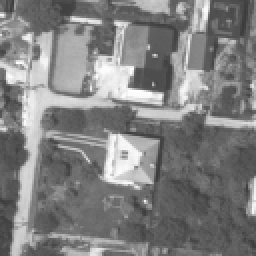
#> input picture Fourier/obrazy_Mellin/domek_s60.pgm, 128 x 128 px (shown 2 times larger)
$ python fourier_logpol.py
#> lines starting #> are read from the running program, lines starting #| are printed output that depends on the picture; after the words box and inside, x2 and y2 are one past the last pixel; in counts of white or black regions, pixels touching at a corner belong together
import matplotlib.pyplot as plt
import cv2
import numpy as np


def hanning2D(n):
    h = np.hanning(n)
    return np.sqrt(np.outer(h,h))


def highpassFilter(size):
    rows = np.cos(np.pi*np.matrix([-0.5 + x/(size[0]-1) for x in range (size[0])]))
    cols = np.cos(np.pi*np.matrix([-0.5 + x/(size[1]-1) for x in range(size[1])]))
    X = np.outer(rows,cols)
    return (1.0 - X)*(2.0 - X)


pattern_raw = cv2.imread('obrazy_Mellin/domek_s60.pgm')
#> pattern_raw is the input picture: shape (128, 128, 3); min 59, max 255, mean 128
pattern_raw = cv2.cvtColor(pattern_raw, cv2.COLOR_RGB2GRAY)
#> pattern_raw: shape (128, 128)

I = cv2.imread('obrazy_Mellin/domek_r30.pgm')
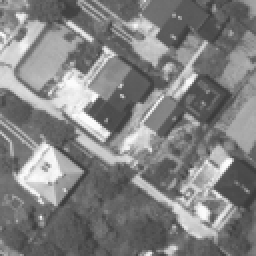
#> input picture Fourier/obrazy_Mellin/domek_r30.pgm, 128 x 128 px (shown 2 times larger)
#> I is the input picture: shape (128, 128, 3); min 59, max 255, mean 129.2
I = cv2.imread('obrazy_Mellin/domek_r60.pgm')
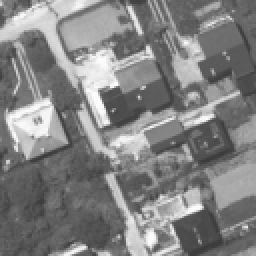
#> input picture Fourier/obrazy_Mellin/domek_r60.pgm, 128 x 128 px (shown 2 times larger)
#> I is the input picture: shape (128, 128, 3); min 59, max 255, mean 130
I = cv2.cvtColor(I, cv2.COLOR_RGB2GRAY)
#> I: shape (128, 128)

pattern_hanning = hanning2D(pattern_raw.shape[0])
pattern = pattern_raw*pattern_hanning
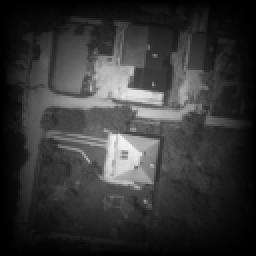
#> pattern: shape (128, 128) float64 (shown 2 times larger); min 0, max 245.2, mean 54.3

#uzupelnienie zerami
small_pattern = pattern
pattern = np.zeros(I.shape)
pattern[0:small_pattern.shape[0], 0:small_pattern.shape[1]] = small_pattern


pattern_fft = np.fft.fft2(pattern)
image_fft = np.fft.fft2(I)
image_fft = np.fft.fftshift(image_fft)
pattern_fft = np.fft.fftshift(pattern_fft)

filter_pattern = highpassFilter(pattern_fft.shape)
filter_image = highpassFilter(image_fft.shape)


filtered_pattern = filter_pattern*np.abs(pattern_fft)
filtered_image = filter_image*np.abs(image_fft)
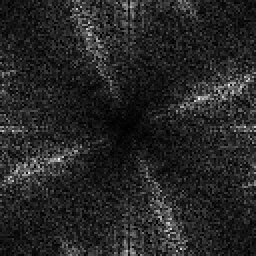
#> filtered_image: shape (128, 128) float64 (shown 2 times larger); min 12.59, max 6945.3, mean 1049.4; drawn with min black and max white


#logPolar
size = filtered_image.shape
#> size = (128, 128)
M = filtered_image.shape[0]/np.log(filtered_image.shape[0]//2)
#> M = 30.78
center = (size[0]/2, size[1]/2)
#> center = (64, 64)
logPolar_image = cv2.logPolar(filtered_image, center, M, flags= cv2.INTER_LINEAR + cv2.WARP_FILL_OUTLIERS)

size = filtered_pattern.shape
M = filtered_pattern.shape[0]/np.log(filtered_pattern.shape[0]//2)
center = (size[0]/2, size[1]/2)
logPolar_pattern = cv2.logPolar(filtered_pattern, center, M, flags= cv2.INTER_LINEAR + cv2.WARP_FILL_OUTLIERS)


pattern_fft = np.fft.fft2(logPolar_pattern)
image_fft = np.fft.fft2(logPolar_image)
R = np.conj(pattern_fft)*image_fft/np.abs(np.conj(pattern_fft)*image_fft)
cor = np.abs(np.fft.ifft2(R))


angle_coordinates, logr_coordinates = np.unravel_index(np.argmax(cor), cor.shape)
#> angle_coordinates = 21; logr_coordinates = 0

print(logPolar_image.shape)
#| (128, 128)
print(logPolar_pattern.shape)
#| (128, 128)

size_logr = logPolar_pattern.shape[0]
#> size_logr = 128

if logr_coordinates >  size_logr//2:
    wyk1 = size_logr-logr_coordinates
else:
    wyk1 = -logr_coordinates
#> wyk1 = 0

angle_size = cor.shape[0]
#> angle_size = 128
A =(angle_coordinates*360)/angle_size
#> A = 59.06
ang1 = -A
#> ang1 = -59.06
ang2 = 180-A
#> ang2 = 120.9

scale = np.exp(wyk1/M)   #gdzie M to parametr funkcji cv2. logPolar, a wykl wyliczamy jako:
#> scale = 1

#uzupelnienie zerami
small_pattern = pattern_raw
im = np.zeros(I.shape)
im_sh = im.shape
#> im_sh = (128, 128)
im[int(im_sh[0]/2-small_pattern.shape[0]/2):int(im_sh[0]/2+small_pattern.shape[0]/2),
   int(im_sh[1]/2-small_pattern.shape[1]/2):int(im_sh[1]/2+small_pattern.shape[1]/2)] = small_pattern


centerTrans = (im.shape[0] / 2 - 0.5, im.shape[1]/ 2 - 0.5)
#> centerTrans = (63.5, 63.5)
matrix_trans = cv2.getRotationMatrix2D(centerTrans, ang1, scale) # gdzie srodekTrans mozna wyliczyc jako:
#> matrix_trans = [[0.514, -0.858, 85.32], [0.858, 0.514, -23.61]]
rotated_scaled_im1 = cv2.warpAffine(im, matrix_trans, im.shape)
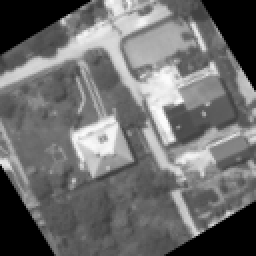
#> rotated_scaled_im1: shape (128, 128) float64 (shown 2 times larger); min 0, max 254.5, mean 109.7
# im to obraz wzorca uzupelniony zerami, ale ze wzorcem umieszczonym na srodku, a nie w lewym, gornym rogu!
rotated_scaled_im2 = cv2.warpAffine(im, matrix_trans, im.shape)


pattern_fft_1 = np.fft.fft2(rotated_scaled_im1)
pattern_fft_2 = np.fft.fft2(rotated_scaled_im2)
J_fft = np.fft.fft2(I)

R1 = np.conj(pattern_fft_1) * J_fft
R1 = R1 / np.abs(R1)
cor1 = np.abs(np.fft.ifft2(R1))

R2 = np.conj(pattern_fft_2) * J_fft
R2 = R2 / np.abs(R2)
cor2 = np.abs(np.fft.ifft2(R2))

if (np.amax(cor1)>np.amax(cor2)):
    cor_new=cor1
    pattern_new = rotated_scaled_im1
else:
    cor_new=cor2
    pattern_new = rotated_scaled_im2

y, x = np.unravel_index(np.argmax(cor_new), cor_new.shape)
#> y = 119; x = 96
if x > I.shape[0] - 5:
    x = x - I.shape[0]

print(x, y)
#| 96 119
matrix_trans = np.float32([[1, 0, x], [0, 1, y]]) # gdzie dx, dy - wektor przesuniecia
#> matrix_trans = [[1, 0, 96], [0, 1, 119]]
final_pattern = cv2.warpAffine(pattern_new, matrix_trans, (I.shape[1], I.shape[0]))
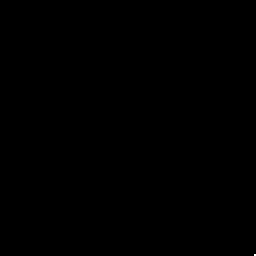
#> final_pattern: shape (128, 128) float64 (shown 2 times larger); values 0 (black) and 33.36 (white), 0.01% white in thin lines or dots, all inside (x1, y1, x2, y2) = (127, 127, 128, 128)

plt.figure()
plt.imshow(I)
plt.plot(x, y, '*', color='r')
plt.gray()
plt.figure()
plt.imshow(pattern_new)
plt.gray()
plt.show()
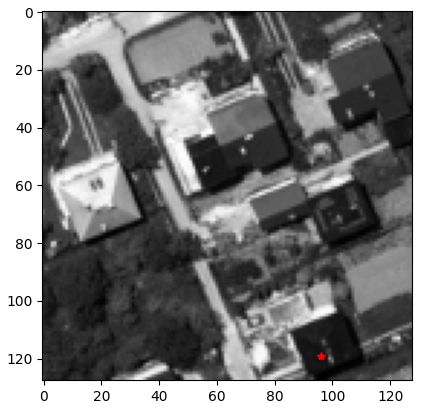
#> figure drawn by matplotlib, 1 panel
